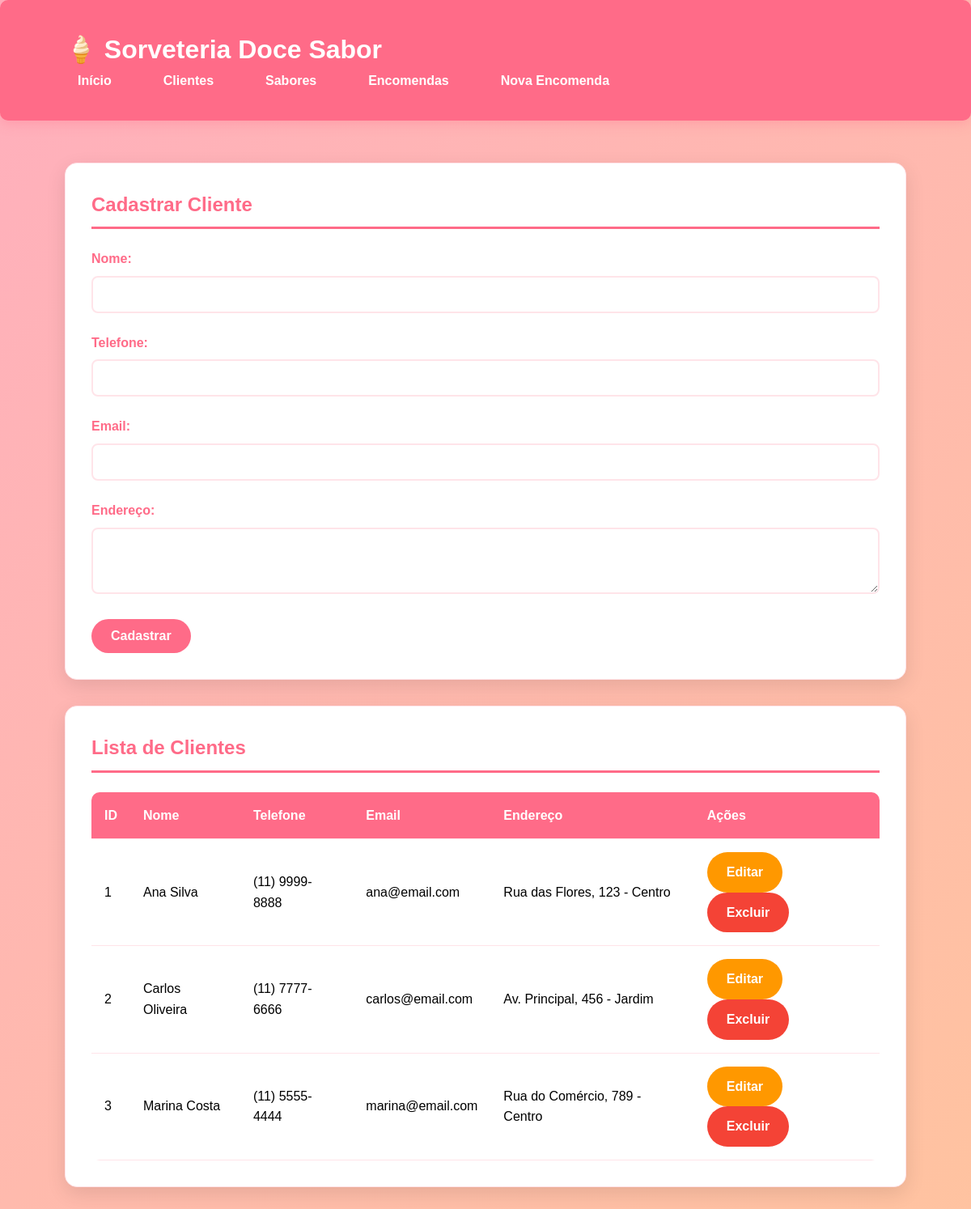
The page /clientes.php on the database its author committed.
### tables this page shows
CREATE TABLE clientes (
    id INT AUTO_INCREMENT PRIMARY KEY,
    nome VARCHAR(100) NOT NULL,
    telefone VARCHAR(20) NOT NULL,
    email VARCHAR(100),
    endereco TEXT,
    data_cadastro TIMESTAMP DEFAULT CURRENT_TIMESTAMP
);

### cliente.php (called while the page is built, shortened)
<?php
class Cliente
{
    private $conn;
    private $table_name = "clientes";
    public function __construct($db)
    {
        $this->conn = $db;
    }
    public function ler()
    {
        $query = "SELECT * FROM " . $this->table_name . " ORDER BY nome ASC";
        $stmt = $this->conn->prepare($query);
        $stmt->execute();
        return $stmt;
    }
}

### clientes.php (the view, shortened to what this page needs)
<?php
include 'cliente.php';
$database = new Database();
$db = $database->getConnection();
$cliente = new Cliente($db);
$cliente_edicao = null;
?>
<!DOCTYPE html>
<html lang="pt-br">
<head>
    <link rel="stylesheet" href="style.css">
</head>
<body>
    <div class="header">
        <div class="container">
            <h1>🍦 Sorveteria Doce Sabor</h1>
            <ul class="nav-menu">
                <li><a href="index.php">Início</a></li>
                <li><a href="clientes.php">Clientes</a></li>
                <li><a href="sabores.php">Sabores</a></li>
                <li><a href="encomendas.php">Encomendas</a></li>
                <li><a href="nova_encomenda.php">Nova Encomenda</a></li>
            </ul>
        </div>
    </div>
    <div class="container">
        <div class="card">
            <h2 class="section-title"><?php echo $cliente_edicao ? 'Editar' : 'Cadastrar'; ?> Cliente</h2>
            <form method="POST" onsubmit="return validarFormulario(this)">
                <div class="form-group">
                    <label>Nome:</label>
                    <input type="text" name="nome" class="form-control"
                        value="<?php echo $cliente_edicao ? $cliente_edicao->nome : ''; ?>" required>
                </div>
                <div class="form-group">
                    <label>Telefone:</label>
                    <input type="text" name="telefone" class="form-control"
                        value="<?php echo $cliente_edicao ? $cliente_edicao->telefone : ''; ?>" required>
                </div>
                <div class="form-group">
                    <label>Email:</label>
                    <input type="email" name="email" class="form-control"
                        value="<?php echo $cliente_edicao ? $cliente_edicao->email : ''; ?>">
                </div>
                <div class="form-group">
                    <label>Endereço:</label>
                    <textarea name="endereco" class="form-control" rows="3"><?php echo $cliente_edicao ? $cliente_edicao->endereco : ''; ?></textarea>
                </div>
                <button type="submit" class="btn btn-primary">
                    <?php echo $cliente_edicao ? 'Atualizar' : 'Cadastrar'; ?>
                </button>
            </form>
        </div>
        <div class="card">
            <h2 class="section-title">Lista de Clientes</h2>
            <table class="table">
                <thead>
                    <tr>
                        <th>ID</th>
                        <th>Nome</th>
                        <th>Telefone</th>
                        <th>Email</th>
                        <th>Endereço</th>
                        <th>Ações</th>
                    </tr>
                </thead>
                <tbody>
                    <?php
                    $stmt = $cliente->ler();
                    if ($stmt->rowCount() > 0) {
                        while ($row = $stmt->fetch(PDO::FETCH_ASSOC)) {
                            extract($row);
                            echo "<tr>";
                            echo "<td>{$id}</td>";
                            echo "<td>{$nome}</td>";
                            echo "<td>{$telefone}</td>";
                            echo "<td>{$email}</td>";
                            echo "<td>" . substr($endereco, 0, 50) . (strlen($endereco) > 50 ? '...' : '') . "</td>";
                            echo "<td>";
                            echo "<a href='clientes.php?editar={$id}' class='btn btn-warning'>Editar</a> ";
                            echo "<a href='clientes.php?excluir={$id}' class='btn btn-danger' onclick='return confirmarExclusao()'>Excluir</a>";
                            echo "</td>";
                            echo "</tr>";
                        }
                    } else {
                        echo "<tr><td colspan='6'>Nenhum cliente cadastrado.</td></tr>";
                    }
                    ?>
                </tbody>
            </table>
        </div>
    </div>
</body>
</html>

### style.css (style rules this page uses)
* { margin: 0; padding: 0; box-sizing: border-box; }
body { font-family: 'Arial', sans-serif; background: linear-gradient(135deg, #ffafbd, #ffc3a0); line-height: 1.6; min-height: 100vh; }
.container { width: 90%; max-width: 1200px; margin: 0 auto; padding: 20px; }
.header { background: #ff6b88; color: white; padding: 1rem 0; margin-bottom: 2rem; border-radius: 10px; box-shadow: 0 4px 15px rgba(255, 107, 136, 0.3); }
.nav-menu { display: flex; list-style: none; gap: 2rem; flex-wrap: wrap; }
.nav-menu a { color: white; text-decoration: none; padding: 0.5rem 1rem; border-radius: 20px; transition: all 0.3s; font-weight: bold; }
.card { background: white; border-radius: 15px; padding: 2rem; margin-bottom: 2rem; box-shadow: 0 8px 25px rgba(0,0,0,0.1); border: 1px solid #ffe4e9; }
.form-group { margin-bottom: 1.5rem; }
.form-group label { display: block; margin-bottom: 0.5rem; font-weight: bold; color: #ff6b88; }
.form-control { width: 100%; padding: 0.75rem; border: 2px solid #ffe4e9; border-radius: 8px; font-size: 1rem; transition: border 0.3s; }
.btn { padding: 0.75rem 1.5rem; border: none; border-radius: 25px; cursor: pointer; font-size: 1rem; text-decoration: none; display: inline-block; text-align: center; transition: all 0.3s; font-weight: bold; }
.btn-primary { background: #ff6b88; color: white; }
.btn-warning { background: #ff9800; color: white; }
.btn-danger { background: #f44336; color: white; }
.table { width: 100%; border-collapse: collapse; margin-top: 1rem; border-radius: 10px; overflow: hidden; }
.table th, .table td { padding: 1rem; text-align: left; border-bottom: 1px solid #ffe4e9; }
.table th { background: #ff6b88; color: white; font-weight: bold; }
.section-title { margin-bottom: 1.5rem; color: #ff6b88; border-bottom: 3px solid #ff6b88; padding-bottom: 0.5rem; }

### rows shown on the page
clientes: id "1", nome "Ana Silva", telefone "(11) 9999-8888", email "ana@email.com", endereco "Rua das Flores, 123 - Centro"
clientes: id "2", nome "Carlos Oliveira", telefone "(11) 7777-6666", email "carlos@email.com", endereco "Av. Principal, 456 - Jardim"
clientes: id "3", nome "Marina Costa", telefone "(11) 5555-4444", email "marina@email.com", endereco "Rua do Comércio, 789 - Centro"
